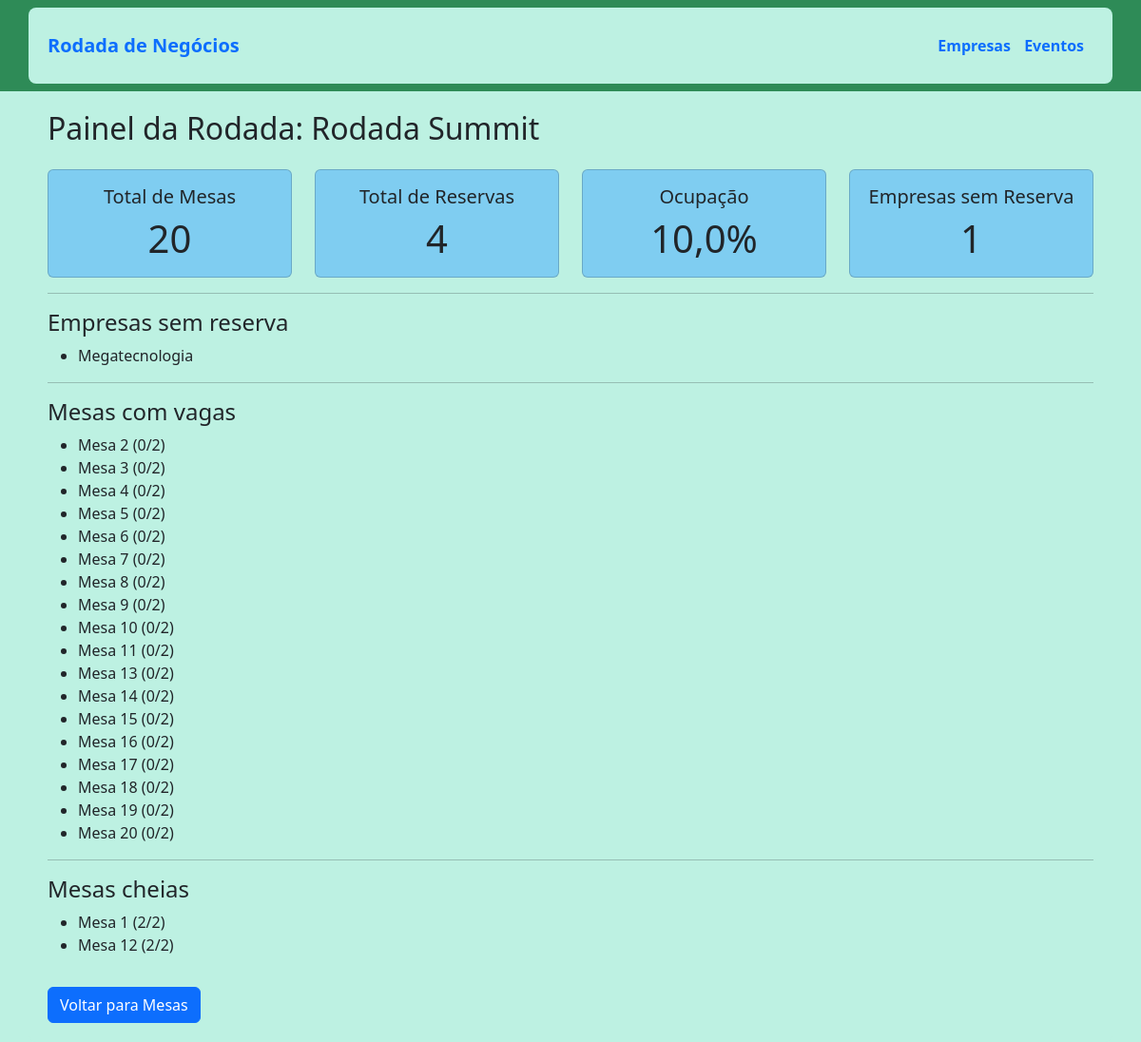
The app's page /rodada/1/painel/ (signed in), older data.
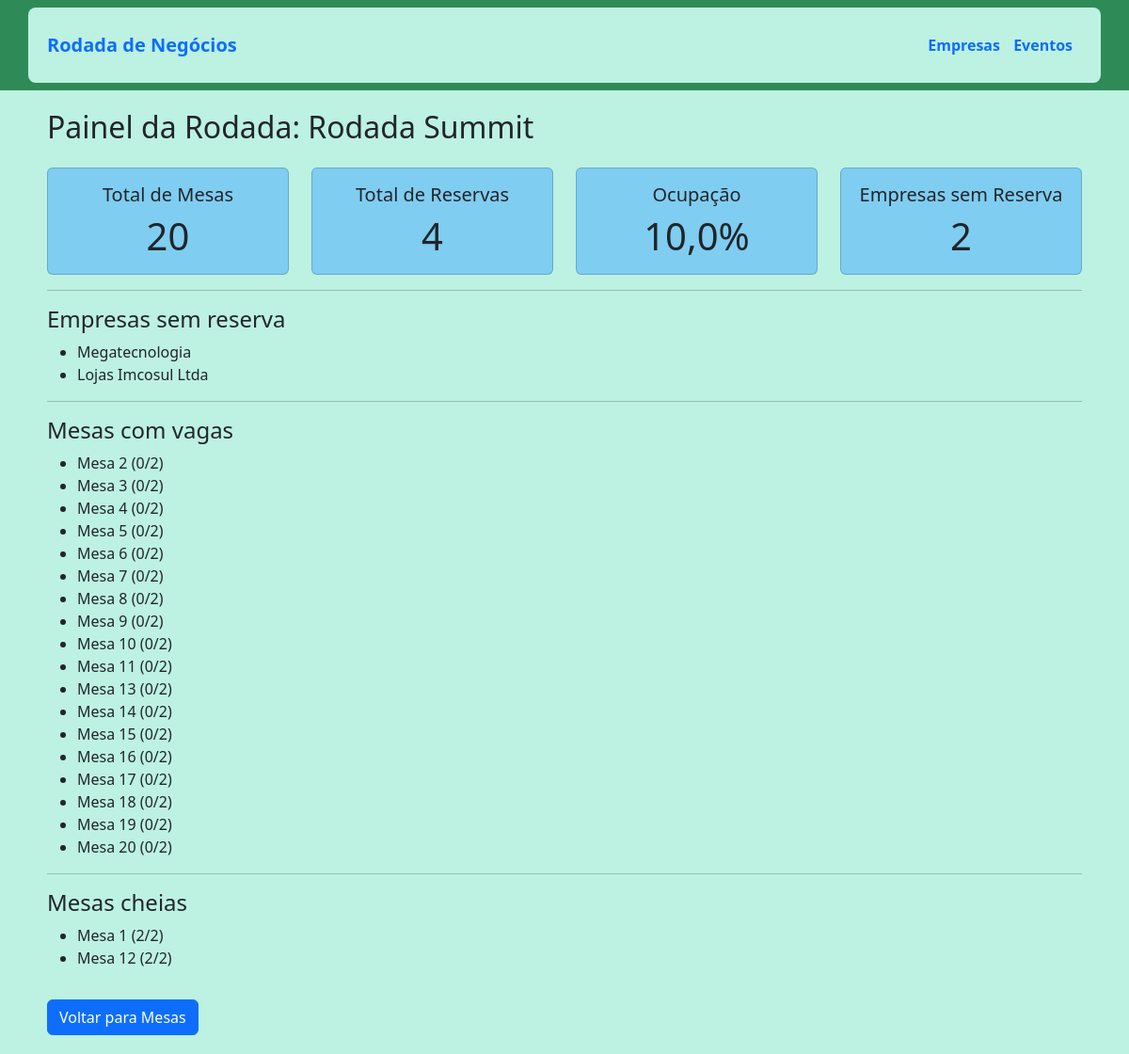
The same page, newer data.
### core/models.py (models this page shows, shortened)
class Empresa(models.Model):
    nome = models.CharField(max_length=255)
    descricao = models.TextField(blank=True)
    site = models.CharField(blank=True)
    segmento = models.CharField(max_length=255, blank=True)

class Mesa(models.Model):
    numero = models.PositiveIntegerField()
    nome = models.CharField(max_length=100, blank=True, null=True)
    rodada = models.ForeignKey(Rodada, on_delete=models.CASCADE, related_name="mesas")
    class Meta:
        unique_together = ("numero", "rodada")  # evita duplicação de mesas na mesma rodada

### core/views.py (the view)
# urls.py: path('rodada/<int:rodada_id>/painel/', views.painel_da_rodada, name='painel_rodada'),
def painel_da_rodada(request, rodada_id):
    rodada = get_object_or_404(Rodada, id=rodada_id)
    mesas = rodada.mesas.all()
    empresas = Empresa.objects.all()
    total_mesas = mesas.count()
    total_reservas = Reserva.objects.filter(mesa__rodada=rodada).count()
    empresas_reservadas_ids = Reserva.objects.filter(
        mesa__rodada=rodada
    ).values_list("empresa_id", flat=True)
    empresas_sem_reserva = empresas.exclude(id__in=empresas_reservadas_ids)
    capacidade_total = total_mesas * 2
    ocupacao_percentual = (total_reservas / capacidade_total * 100) if capacidade_total > 0 else 0
    mesas_com_vagas = [m for m in mesas if m.reservas.count() < 2]
    mesas_cheias = [m for m in mesas if m.reservas.count() == 2]
    context = {
        "rodada": rodada,
        "mesas": mesas,
        "total_mesas": total_mesas,
        "total_reservas": total_reservas,
        "empresas_sem_reserva": empresas_sem_reserva,
        "ocupacao_percentual": round(ocupacao_percentual, 1),
        "mesas_com_vagas": mesas_com_vagas,
        "mesas_cheias": mesas_cheias,
    }
    return render(request, "core/painel_rodada.html", context)

### core/templates/core/painel_rodada.html
{% extends 'core/base.html' %}
{% load static %}
{% block content %}
<h2>Painel da Rodada: {{ rodada.nome }}</h2>
<div class="row mt-4">
    <div class="col-md-3">
        <div class="card p-3 text-center">
            <h5>Total de Mesas</h5>
            <span class="display-6">{{ total_mesas }}</span>
        </div>
    </div>
    <div class="col-md-3">
        <div class="card p-3 text-center">
            <h5>Total de Reservas</h5>
            <span class="display-6">{{ total_reservas }}</span>
        </div>
    </div>
    <div class="col-md-3">
        <div class="card p-3 text-center">
            <h5>Ocupação</h5>
            <span class="display-6">{{ ocupacao_percentual }}%</span>
        </div>
    </div>
    <div class="col-md-3">
        <div class="card p-3 text-center">
            <h5>Empresas sem Reserva</h5>
            <span class="display-6">{{ empresas_sem_reserva.count }}</span>
        </div>
    </div>
</div>
<hr>
<h4>Empresas sem reserva</h4>
<ul>
    {% for e in empresas_sem_reserva %}
        <li>{{ e.nome }}</li>
    {% empty %}
        <li>Todas as empresas estão reservadas.</li>
    {% endfor %}
</ul>
<hr>
<h4>Mesas com vagas</h4>
<ul>
    {% for mesa in mesas_com_vagas %}
        <li>Mesa {{ mesa.numero }} ({{ mesa.reservas.count }}/2)</li>
    {% empty %}
        <li>Nenhuma mesa com vagas.</li>
    {% endfor %}
</ul>
<hr>
<h4>Mesas cheias</h4>
<ul>
    {% for mesa in mesas_cheias %}
        <li>Mesa {{ mesa.numero }} (2/2)</li>
    {% empty %}
        <li>Nenhuma mesa cheia.</li>
    {% endfor %}
</ul>
<a href="{% url 'core:mesas_da_rodada' rodada.id %}" class="btn btn-primary mt-3">
    Voltar para Mesas
</a>
{% endblock %}

Row changes from the older to the newer data that the page shows:
added Empresa: nome "Lojas Imcosul Ltda"
Text that changed along with them:
{{ empresas_sem_reserva.count }}: "1" → "2"
